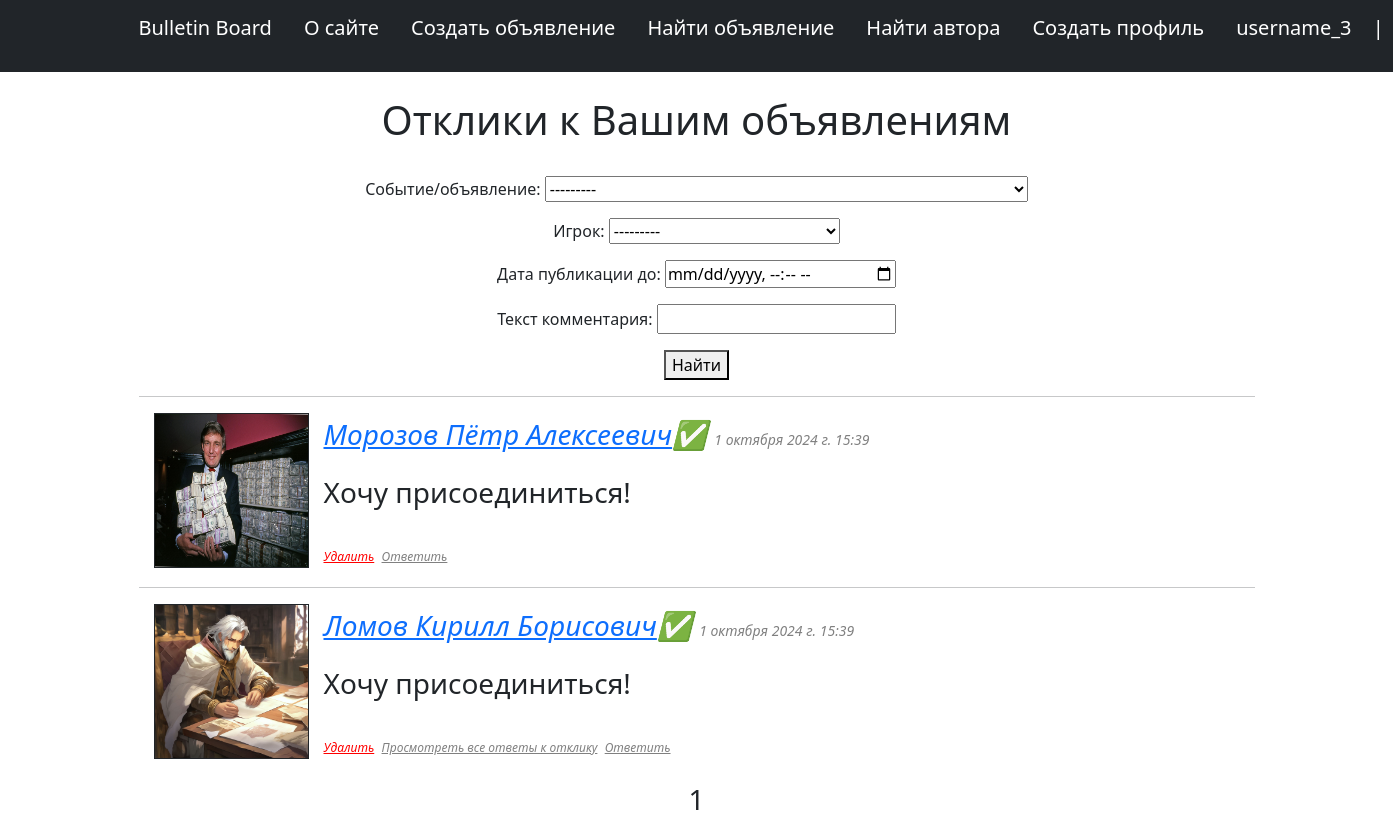
Page /private_web_page/3 (signed in) on the committed database.
### board/models.py (models this page shows, shortened)
class Responses(models.Model):
    player = models.ForeignKey(Players, on_delete=models.SET_NULL, related_name='resp', verbose_name='Игрок', null=True)
    event = models.ForeignKey(Event, on_delete=models.CASCADE, related_name='resp', verbose_name='Событие/объявление')
    message = models.CharField(max_length=100, verbose_name='Текст сообщения')
    time_create = models.DateTimeField(auto_now_add=True, verbose_name='Дата отклика')
    is_taken = models.BooleanField(default=False, choices=list(map(lambda x: (bool(x[0]), x[1]), [(0, 'Не принят'), (1, 'Принят')])), verbose_name='Статус')
    class Meta:
        verbose_name = 'Отклик'
        verbose_name_plural = 'Отклики'
        ordering = ['time_create']

class Players(models.Model):
    user = models.OneToOneField(User, on_delete=models.CASCADE, related_name='player', verbose_name='username')
    level = models.IntegerField(default=0, verbose_name='Уровень', validators=[MinValueValidator(0, message='Ошибка! Минимально допустимое значение: 0'),
                                                                                MaxValueValidator(50, message='Ошибка! Максимально допустимое значение: 50')])
    name = models.CharField(max_length=100,verbose_name='Имя', validators=[MinLengthValidator(2, message='Ошибка! Минимально допустимое количество символов: 2'),
                                                                           MaxLengthValidator(100, message='Ошибка! Максимально допустимое количество символов: 100')])
    age = models.IntegerField(blank=True, null=True, verbose_name='Возраст', validators=[MinValueValidator(14, message='Минимально допустимый возраст игрока 14 лет'),
                                                                                         MaxValueValidator(123, message='Вам не может быть столько лет!')])
    sex = models.CharField(max_length=10, choices=[('Male', 'Мужской'),('Female', 'Женский')], verbose_name='Пол')
    city = models.CharField(max_length=100, blank=True, verbose_name='Город проживания', null=True,
                            validators=[MinLengthValidator(2, message='Ошибка! Минимально допустимое количество символов: 2'),
                                        MaxLengthValidator(100, message='Ошибка! Максимально допустимое количество символов: 100')])
    guild = models.ForeignKey(to='Category', on_delete=models.PROTECT, related_name='player', blank=True, verbose_name='Гильдия')
    rating = models.FloatField(default=0.0, validators=[MinValueValidator(0.0, message='Ошибка! Минимально допустимое значение: 0.0'),
                                                        MaxValueValidator(5.0, message='Ошибка! Максимально допустимое значение: 5.0')], verbose_name='Рейтинг игрока')
    registration_time = models.DateTimeField(auto_now_add=True)
    profile_picture = models.ImageField(upload_to='photo/players/%Y/%m/%d', default='photo/players/default/Аватарка по умолчанию.jpg', verbose_name='Аватарка')
    def __str__(self):
        return self.name
    def get_absolute_url(self):
        return reverse('player', kwargs={'player_id' : self.pk})
    class Meta:
        verbose_name = 'Игрок'
        verbose_name_plural = 'Игроки'

### board/views.py (the view)
# urls.py: path('private_web_page/<int:player_id>', views.PrivateWebPage.as_view(), name='private webpage'),
class PrivateWebPage(LoginRequiredMixin, DataMixin,ListView):
    template_name = 'private_page.html'
    context_object_name = 'responses'
    def get_queryset(self):
        events = Event.published.filter(player_id=self.kwargs['player_id']).prefetch_related('resp').prefetch_related('category').select_related('player')
        responses = Responses.objects.filter(Q(event__in=events) & ~Q(player_id=self.kwargs['player_id']) & ~Q(player_id=None))
        self.filterset = ResponseFilter(self.request.GET, queryset=responses, request=self.request.user.id)
        return self.filterset.qs
    def get_context_data(self, **kwargs):
        context = super().get_context_data(**kwargs)
        context['filterset'] = self.filterset
        return context
    def dispatch(self, request, *args, **kwargs):
        if self.request.user == Players.objects.get(pk=self.kwargs['player_id']).user:
            return super(PrivateWebPage, self).dispatch(request,*args, **kwargs)
        return redirect(reverse('player', kwargs={'player_id' : self.kwargs['player_id']}))

### board/context_processors.py (called while the page is built)
def get_menu(request):
    return {'menu' : menu}

### board/models.py (called while the page is built)
    def get_queryset(self):
        return super().get_queryset().filter(is_published=True)

    def __str__(self):
        return self.title

### board/templatetags/custom_tags.py (called while the page is built)
@register.inclusion_tag('information of response.html')
def inf_resp(r, user):
    return {'r' : r, 'user':user}

### templates/private_page.html (shortened to what this page needs)
{% extends 'flatpages/default.html' %}
{% load custom_tags %}
{% block content %}
<br>
<h1>Отклики к Вашим объявлениям</h1>
<br>
<form method="GET" action="">
        {{filterset.form.as_p}}
        <button type="submit">Найти</button>
    </form>
{% if responses %}
<hr>
    {% for r in responses %}
            <div style="font-size: 28px; text-align: left">
            {% inf_resp r user %}
            {% if not forloop.last %}
            <hr>
            {% endif %}
        </div>
    {% endfor %}
{% else %}
<hr>
<h2>На Ваши объявления ещё никто не откликнулся!</h2>
{% endif %}
<div style="font-size: 28px" >
{{page_obj.number}}
</div>
{% endblock %}

### templates/flatpages/default.html (shortened to what this page needs)
{% load static %}
<!DOCTYPE html>
<html lang="en">
    <head>
    <link href="{% static 'css/styles.css' %}" rel="stylesheet" />
    </head>
    <body>
        <nav class="navbar navbar-expand-lg navbar-dark bg-dark static-top">
   <div class="container">
       {% for m in menu %}
            {% if m.title == 'Войти'%}
                {% if user.is_authenticated %}
                    <p class="navbar-brand">{% if user.player %}<a class="navbar-brand" href="{% url 'player' user.player.id %}">{{user.username}}</a>{% else %}{{user.username}}{% endif %}
                        |&nbsp;&nbsp;&nbsp;<a class="navbar-brand" href="{% url 'users:logout' %}">Выйти</a></p>
                {% else %}
                     <p class="navbar-brand"><a class="navbar-brand" href="{% url 'users:login' %}">Войти</a>|&nbsp;&nbsp;&nbsp;<a class="navbar-brand" href="{% url 'users:registration' %}">Регистрация</a></p>
                {% endif %}
           {% else %}
                    <p class="navbar-brand"><a class="navbar-brand" href="{% url m.URL %}">{{m.title}}</a></p>
           {% endif %}
       {% endfor %}
   </div>
</nav>
                <div class="container">
           <div class="row">
               <div class="col-lg-12 text-center">
                   {% block content %}
                   {% endblock content %}
               </div>
           </div>
        </div>
    </body>
</html>

### templates/information of response.html (shortened to what this page needs)
                {% if r.player %}
                    <img src="{{r.player.profile_picture.url}}" align="left" width="155" height="155" alt="Аватарка" title="Аватарка" hspace="15" border="1">
                    <p><i><a href="{{r.player.get_absolute_url}}"> {{r.player}}</a>{% if r.is_taken %}✅{% endif %}</i>
                        {% else %}
                    <img src="/media/photo/players/default/delete_profile.jpg" align="left" width="155" height="155" alt="Удалённый пользователь" title="Удалённый пользователь" hspace="15" border="1">
                        <p style="color:#0d6efd">DELETED
            {% endif %}
                            <i style="font-size: 14px; color: grey">{{r.time_create}}</i></p>
            <p>{{r.message}}</p>
            <p>
                {% if user.player == r.player or user.is_superuser or r.event.player.user == user %}<a href="{% url 'delete response' r.pk %}" style="font-size: 12px; color: red"><i>Удалить</i></a>{% endif %}
                {% if r.answers.exists %}<a href="{% url 'show answers to response' r.pk %}" style="font-size: 12px; color: grey"><i>Просмотреть все ответы к отклику</i></a>{% endif %}
                <a href="{% url 'create answer' r.pk %}" style="font-size: 12px; color: grey"><i>Ответить</i></a>
            </p>

### rows in the picture
Responses: player.profile_picture (picture), player "Морозов Пётр Алексеевич", time_create "1 октября 2024 г. 15:39", message "Хочу присоединиться!", shows "Удалить"
Responses: player.profile_picture (picture), player "Ломов Кирилл Борисович", time_create "1 октября 2024 г. 15:39", message "Хочу присоединиться!", shows "Удалить", shows "Просмотреть все ответы к отклику"

### other values in the picture
{{ m.title }} "Bulletin Board" "О сайте" "Создать объявление" "Найти объявление" "Найти автора" "Создать профиль"
{{ user.username }} "username_3"
{{ page_obj.number }} "1"
